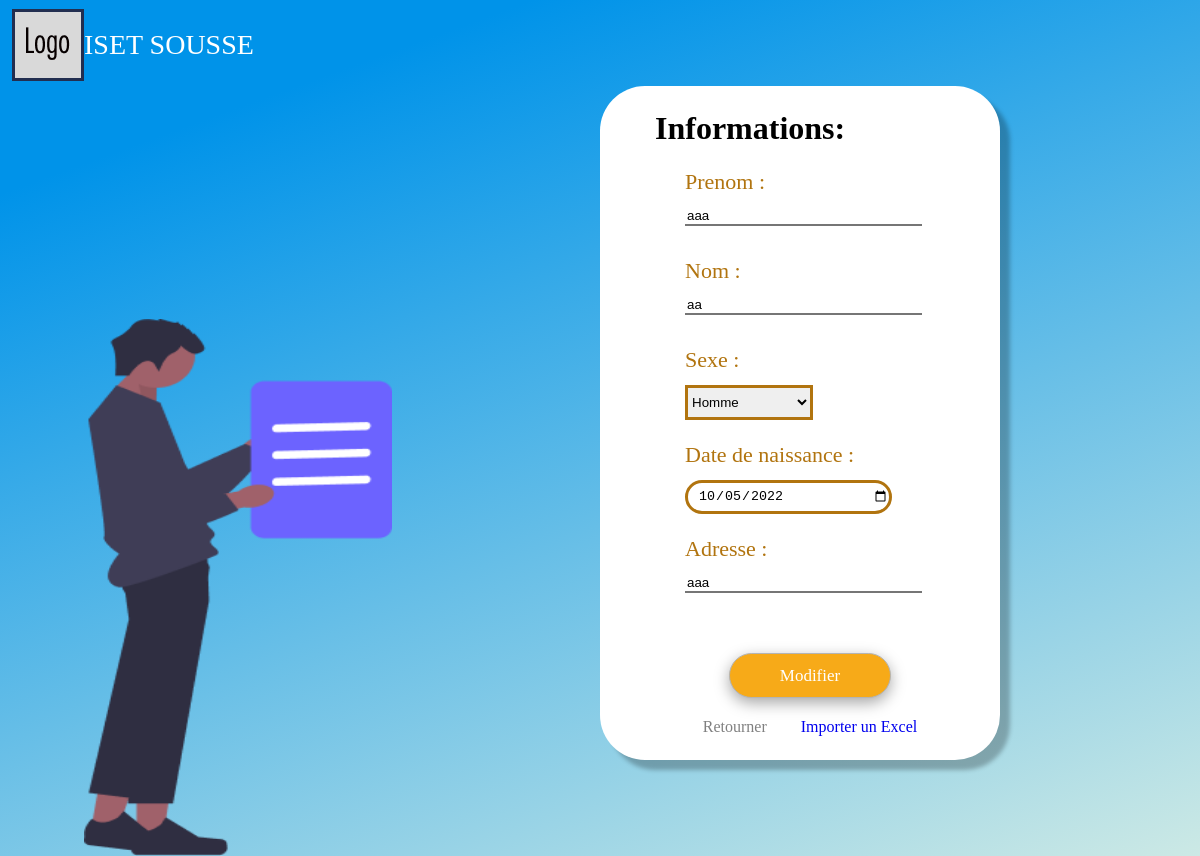
The app's page /User/Account/modifier.php (signed in) with its own data.
### tables this page shows
CREATE TABLE `utilisateur` (
  `matricule` int(11) NOT NULL,
  `cin` int(8) NOT NULL,
  `nom` varchar(20) NOT NULL,
  `prenom` varchar(20) NOT NULL,
  `sexe` tinyint(1) NOT NULL,
  `dateNaissance` date NOT NULL,
  `adresse` varchar(20) NOT NULL,
  `email` varchar(30) NOT NULL,
  `password` varchar(30) NOT NULL,
  `departmentID` int(11) NOT NULL,
  `dateInscription` datetime NOT NULL DEFAULT current_timestamp(),
  `isConfirmed` tinyint(1) NOT NULL DEFAULT 0,
  `isActive` tinyint(1) NOT NULL DEFAULT 0,
  `activationCode` varchar(100) NOT NULL,
  `activationExpiry` datetime NOT NULL DEFAULT current_timestamp(),
  `role` int(11) NOT NULL
);

### Pipes/get_login.php (called while the page is built, shortened)
<?php
    if (isset($_SESSION["login"])) {
        $matricule = $_SESSION["login"]["matricule"];
        require_once(ROOT."/Classes/UtilisateurDB.php");
        $utilisateurDB = new UtilisateurDB();
        $user = $utilisateurDB->getUserByMatricule($matricule);
    } else {
        header("location: /index.php");
    }
?>

### Classes/mySQL.php (called while the page is built, shortened)
<?php
    class mySql {
        private $_cnx;
        function __construct() {
            try {
                $this->_cnx = new PDO("mysql:host=".self::_serveur.";dbname=".self::_dbb, self::_login, self::_mdp);
            } catch (PDOException $e) {
                echo '<br/>Echec lors de la connexion: '.$e->getMessage();
            }
        }
        public function request($query, $array, $return = false) {
            $prep = $this->_cnx->prepare($query);
            $result = $prep->execute($array);
            if ($return === false) {
                return true;
            } else if ($return == 0) {
                return $prep->rowCount() > 0;
            } else if ($return == 1) {
                return $prep->rowCount() > 0? $prep->fetch() : -1;
            } else if ($return == 2) {
                return $prep->rowCount() > 0? $prep->fetchAll() : -1;
            } else if ($return == 3) {
                return $this->_cnx->lastInsertId();
            }
        }
    }
?>

### Classes/UtilisateurDB.php (called while the page is built, shortened)
<?php
    require_once("MySql.php");
    class UtilisateurDB extends MySql {
        public function getUserByMatricule($matricule) {
            return $this->request(
                "SELECT * FROM utilisateur WHERE matricule = :matricule",
                array(':matricule' => $matricule),
                1
            );
        }
    }

### User/Account/modifier.php (the view, shortened to what this page needs)
<!DOCTYPE html>
<html lang="en">
<head>
    <?php
        include(ROOT."/Pipes/get_login.php");
    ?>
    <link rel="stylesheet" href="/Assets/css/secondary_form.css">
    <link rel="stylesheet" href="/Assets/css/general.css">
</head>
<body>
    <div>
        <img src="/Assets/imgs/LOGO.png" alt="LOGO" id="logo">
        <h1 id="nom_uni"> <?= NOM_SITE ?> </h1>
    </div>
    <div id="container" style = "top: 10%;">
        <form action="" method="post" id="f_first">
            <div>
                <h1 class = "inscr_form_title"> Informations: </h1>
                <label for="prenom" class="lab_form"> Prenom :</label>
                <input type="text" class="lab_in_txt" name = "prenom" value = "<?= $user["prenom"]?>" required>
                <label for="nom" class="lab_form"> Nom :</label>
                <input type="text" class="lab_in_txt" name = "nom" value = "<?= $user["nom"]?>" required>
                <label for="sexe" class="lab_form"> Sexe :</label>
                <select id="sexe" class="drop_form" name="sexe">
                    <option value="1">Homme</option>
                </select>
                <label for="date_dn" class="lab_form"> Date de naissance :</label>
                <input type="date" name="date_dn" id="lab_in_date" value = "<?= $user["dateNaissance"]?>" required>
                <label for="adresse" class="lab_form"> Adresse :</label>
                <input type="text" class="lab_in_txt"  name = "adresse" value = "<?= $user["adresse"]?>" required>
                <div class = "form_btns">
                    <input type="submit" value="Modifier" id="Confirmer" name="confirm_btn" onclick="return confirm('Confirmer?');">
                    <span> <a href = "profile.php" class = "go_back"> Retourner </a> <a href = "#">Importer un Excel</a>
                </div>
            </div>
        </form>
    </div>
      <img src="/Assets/imgs/person_form.png" alt="person" id="form_img">
  </body>
  </html>

### Assets/css/secondary_form.css (style rules this page uses)
body { height: 105vh }
#container { position: absolute; width: 400px; left: 50%; background: #FFFFFF; box-shadow: 10px 10px 4px rgba(0, 0, 0, 0.25); border-radius: 45px; }
#f_first { margin: 24px 20px 24px 85px; width: 250px; }
.lab_form { font-family: 'Futura Hv BT'; font-style: normal; font-weight: 400; font-size: 22px; line-height: 10px; display: flex; align-items: center; text-align: center; margin-top: 20px; color: #B1740F; }
.lab_in_txt { width: 233px; margin-top: 20px; margin-bottom: 20px; border-top: 0px; border-left:0px ; border-right:0px ; }
.drop_form { width: 128px; height: 35px; margin-top: 20px; border: 3px solid #B1740F; margin-bottom: 10px; }
#lab_in_date { background: #FFFFFF; border: 3px solid #B1740F; border-radius: 45px; width: 191px; height: 28.69px; margin-top: 20px; padding-left: 10px; margin-bottom: 10px; }
#Confirmer { font-family: 'Futura Hv BT'; font-style: normal; font-weight: 400; font-size: 17px; line-height: 10px; display: flex; align-items: center; color: #FFFFFF; background: #f7aa18; border: 1px solid #b4b4b4; box-shadow: rgba(0, 0, 0, 0.35) 0px 5px 15px; border-radius: 45px; height: 45px; padding: 0 50px; margin: 40px auto 20px; }
#form_img { position: absolute; width: 308px; height: 537.19px; left: 7%; bottom: 0%; }
.inscr_form_title { margin-bottom: 30px; margin-left: -30px; margin-right: -15px; }
.form_btns { display:flex; flex-direction:column; text-align:center; }
.form_btns a { margin: 0 15px; text-decoration: none; }
.go_back { color:grey }

### Assets/css/general.css (style rules this page uses)
body { background-color: #0093E9; background-image: linear-gradient(160deg, #0093E9 15%, #cce9e5 100%); }
#nom_uni { position: absolute; left: 7%; top: 2.5%; font-family: 'Proxima Nova'; font-style: normal; font-weight: 400; font-size: 28px; line-height: 10px; display: flex; align-items: center; text-align: center; color: #FFFFFF; }
#logo { position: absolute; left: 1%; top: 1%; }

### records on screen
utilisateur: prenom "aaa", nom "aa", date_dn "10/05/2022", adresse "aaa"

### other values on screen
NOM_SITE "ISET SOUSSE"
